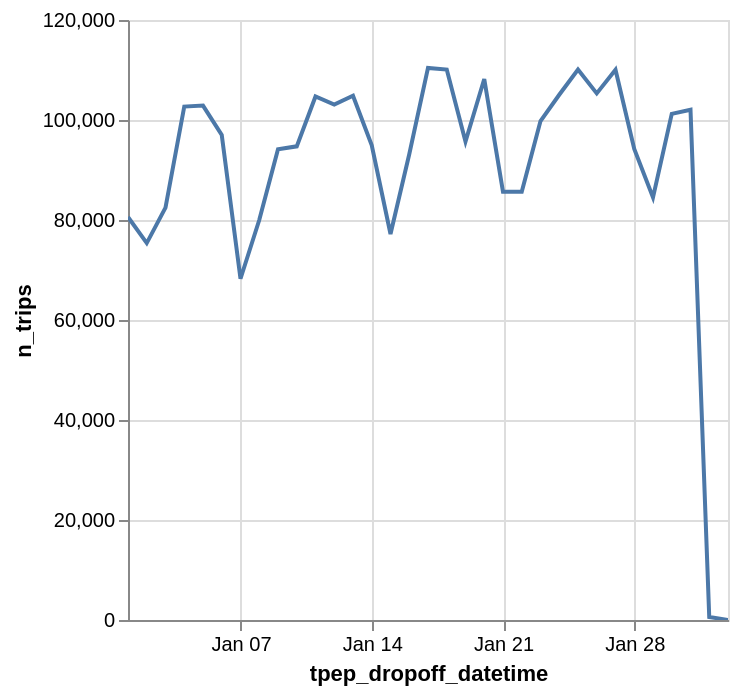

Source (notebook cell):
### Code cell
# 5.
(
    df.filter(pl.col("tpep_dropoff_datetime").dt.year() == 2024)
    .sort("tpep_dropoff_datetime")
    .group_by_dynamic("tpep_dropoff_datetime", every="1d")
    .agg(pl.len().alias("n_trips"))
    .plot.line(x="tpep_dropoff_datetime", y="n_trips")
)

### Figure 1 — Vega-Lite specification as saved in the notebook (floating-point values rounded to 4 significant figures)
{"config": {"view": {"continuousWidth": 300, "continuousHeight": 300}}, "data": {"name": "data-cbda1a379dfbc7f27d0ee7c5f5779ea1"}, "mark": {"type": "line", "tooltip": true}, "encoding": {"x": {"field": "tpep_dropoff_datetime", "type": "temporal"}, "y": {"field": "n_trips", "type": "quantitative"}}, "params": [{"name": "param_1e9efca18e7a2868", "select": {"type": "interval", "encodings": ["x", "y"]}, "bind": "scales"}], "$schema": "https://vega.github.io/schema/vega-lite/v6.4.1.json", "datasets": {"data-cbda1a379dfbc7f27d0ee7c5f5779ea1": [{"tpep_dropoff_datetime": "2024-01-01T00:00:00", "n_trips": 80601}, {"tpep_dropoff_datetime": "2024-01-02T00:00:00", "n_trips": 75385}, {"tpep_dropoff_datetime": "2024-01-03T00:00:00", "n_trips": 82471}, {"tpep_dropoff_datetime": "2024-01-04T00:00:00", "n_trips": 102691}, {"tpep_dropoff_datetime": "2024-01-05T00:00:00", "n_trips": 102877}, {"tpep_dropoff_datetime": "2024-01-06T00:00:00", "n_trips": 97014}, {"tpep_dropoff_datetime": "2024-01-07T00:00:00", "n_trips": 68248}, {"tpep_dropoff_datetime": "2024-01-08T00:00:00", "n_trips": 79991}, {"tpep_dropoff_datetime": "2024-01-09T00:00:00", "n_trips": 94152}, {"tpep_dropoff_datetime": "2024-01-10T00:00:00", "n_trips": 94732}, {"tpep_dropoff_datetime": "2024-01-11T00:00:00", "n_trips": 104696}, {"tpep_dropoff_datetime": "2024-01-12T00:00:00", "n_trips": 103087}, {"tpep_dropoff_datetime": "2024-01-13T00:00:00", "n_trips": 104849}, {"tpep_dropoff_datetime": "2024-01-14T00:00:00", "n_trips": 94924}, {"tpep_dropoff_datetime": "2024-01-15T00:00:00", "n_trips": 77199}, {"tpep_dropoff_datetime": "2024-01-16T00:00:00", "n_trips": 93142}, {"tpep_dropoff_datetime": "2024-01-17T00:00:00", "n_trips": 110422}, {"tpep_dropoff_datetime": "2024-01-18T00:00:00", "n_trips": 110089}, {"tpep_dropoff_datetime": "2024-01-19T00:00:00", "n_trips": 95680}, {"tpep_dropoff_datetime": "2024-01-20T00:00:00", "n_trips": 108200}, {"tpep_dropoff_datetime": "2024-01-21T00:00:00", "n_trips": 85650}, {"tpep_dropoff_datetime": "2024-01-22T00:00:00", "n_trips": 85631}, {"tpep_dropoff_datetime": "2024-01-23T00:00:00", "n_trips": 99783}, {"tpep_dropoff_datetime": "2024-01-24T00:00:00", "n_trips": 105050}, {"tpep_dropoff_datetime": "2024-01-25T00:00:00", "n_trips": 110093}, {"tpep_dropoff_datetime": "2024-01-26T00:00:00", "n_trips": 105322}, {"tpep_dropoff_datetime": "2024-01-27T00:00:00", "n_trips": 110047}, {"tpep_dropoff_datetime": "2024-01-28T00:00:00", "n_trips": 94214}, {"tpep_dropoff_datetime": "2024-01-29T00:00:00", "n_trips": 84511}, {"tpep_dropoff_datetime": "2024-01-30T00:00:00", "n_trips": 101225}, {"tpep_dropoff_datetime": "2024-01-31T00:00:00", "n_trips": 102037}, {"tpep_dropoff_datetime": "2024-02-01T00:00:00", "n_trips": 602}, {"tpep_dropoff_datetime": "2024-02-02T00:00:00", "n_trips": 1}]}}
